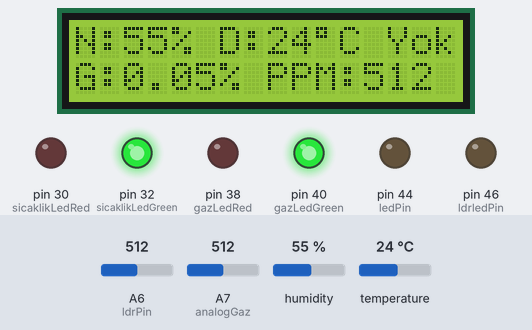
A sketch run on a simulated Arduino Mega 2560, built with avr-gcc and run on an emulated ATmega2560. Parts: 16×2 character LCD, output pins drawn as LEDs (lit = HIGH). The test bench sets the inputs (shaded band); at power-on: A6 (ldrPin) = 512, humidity 55 %, A7 (analogGaz) = 512, temperature 24 °C. The modem accepts every AT command (registered, SIM ready, sends succeed) and sends nothing else; what the sketch prints to the serial monitor is not drawn.

Above: at 13.2 s.
13.3 s: A6 (ldrPin) set to 312
14.8 s: A6 (ldrPin) set to 288
At 15.4 s:
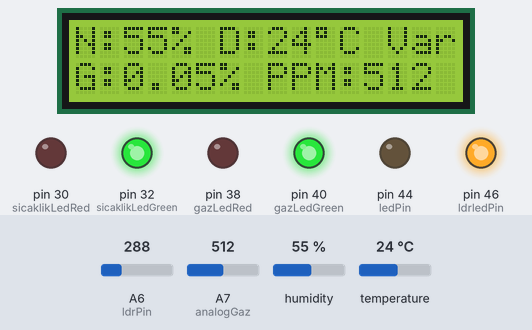
16.3 s: humidity set to 58 %
At 16.9 s:
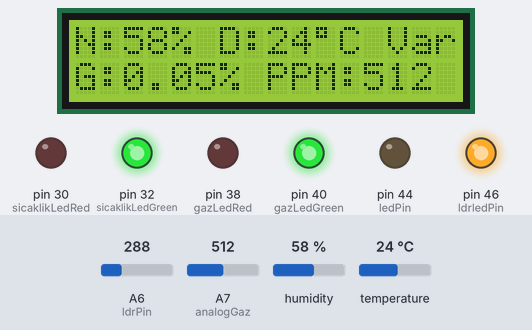
17.9 s: humidity set to 61 %
At 18.5 s:
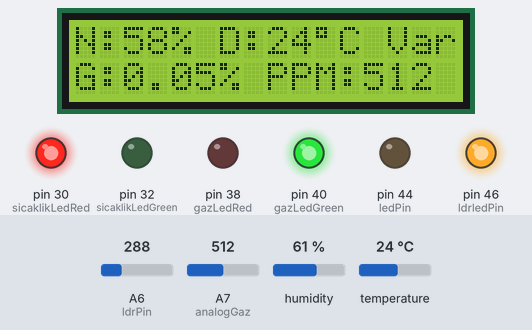
19.5 s: A7 (analogGaz) set to 543
At 21.8 s:
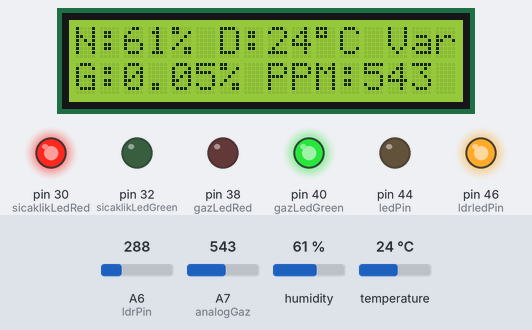
22.5 s: A7 (analogGaz) set to 558
At 25.3 s:
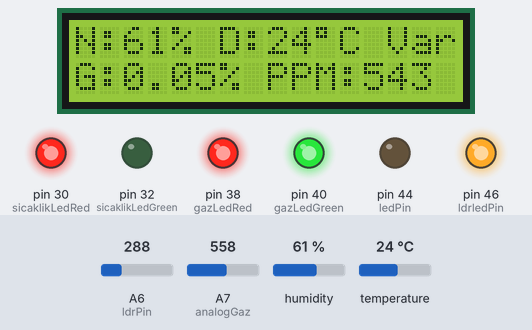
Timing chart, 0 to 29.9 s (numbered marks = the images above; inputs shaded):
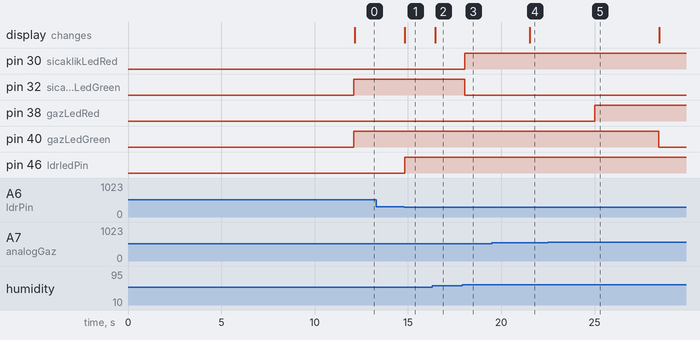

Measured:
- the behaviour switches between 301 and 300 on A6 (ldrPin) (found by bisection; images 0 and 1)
- the behaviour switches between 59 and 60 % on humidity (found by bisection; images 2 and 3)
- the behaviour switches between 549 and 550 on A7 (analogGaz) (found by bisection; images 4 and 5)
- after the input at 13.3 s, every drawn part: stays the same
- after the input at 14.8 s, pin 46 (ldrledPin): LOW → HIGH at once; the display: changes at once (image 1)
- after the input at 16.3 s, the display: changes after 0.17 s (image 2)
- after the input at 17.9 s, pin 30 (sicaklikLedRed): LOW → HIGH after 0.14 s; pin 32 (sicaklikLedGreen): HIGH → LOW after 0.14 s
- after the input at 19.5 s, the display: changes after 2.0 s (image 4)
- after the input at 22.5 s, pin 38 (gazLedRed): LOW → HIGH after 2.5 s; pin 40 (gazLedGreen): HIGH → LOW after 6.0 s

The sketch:

GZS-Proje.ino
```cpp
//ESP8266-01 Modülünün internete bağlanması için ve bildirimleri göndereceği serverin api bilgileri.
#define ag_ismi "alitopal"   //Bağlanılacak olan wifi adı
#define ag_sifresi "313211333"  //Wifi sifresi
#define SERVER "api.pushetta.com"  //Server apisi.
String API("a80d273cc285a88a994812f366eea77f8eeef950"); //Server'in api keyi
String CHANNEL("gercekzamanli");  //Kanal ismi


#include <LiquidCrystal.h>  //LCD ekran kütüphanesi
#include <dht11.h>   //DHT11 Sıcaklık ve Nem Sensörü Kütüphanesi
#define DHT11PIN 36 // DHT11PIN olarak Dijital 36"yi belirliyoruz.
dht11 DHT11; //DHT11 nesnesi

LiquidCrystal lcd(A0, A1, A2, A3, A4, A5);  //LCD Ekran pin girişleri.

//Sıcaklık Ledleri tanımlandı.
int sicaklikLedGreen = 32;
int sicaklikLedRed = 30;

//Gaz sensoru için sensor data portunun tanımlanması
int analogGaz = A7;  //Gaz sensörünün sağlıklı ölçümler yapabilmesi için analog olarak ölçüm yapması gerekir.
double okunanGaz = 0;
int gazLedGreen = 40;
int gazLedRed = 38;

//Pır sensör için tanımlamalar
int pirPin = 42;
int ledPin = 44;
int deger = 0;

//LDR sensör için tanımlamalar
int ldrPin = A6;
int ldrledPin = 46;
int deger2 = 0;


void setup()
{
  Serial.begin(9600); //Seri port ekranının aktif edilmesi.
  lcd.begin(16, 2);  //LCD ekranın aktif edilmesi.
  lcd.setCursor(0,0);
  lcd.print("Sensorler");
  lcd.setCursor(0,1);
  lcd.print("Calistiriliyor..");

  pinMode(sicaklikLedGreen, OUTPUT);
  pinMode(sicaklikLedRed, OUTPUT);

  pinMode(gazLedGreen, OUTPUT);
  pinMode(gazLedRed, OUTPUT);

  pinMode(ldrledPin, OUTPUT);
  pinMode(ldrPin, INPUT);

  pinMode(pirPin, INPUT);
  pinMode(ledPin, OUTPUT);

  //Kartımız Mega olduğu için 3 Rx 3 Tx pini vardır. ilk rx ve tx üzerinden sensörlere ilişkin veri aktarımı yapıldığı için
  //ESP8266-01 modülü ile Rx1 Tx1 üzerinden haberleşme sağlanacaktır. Bu yüzden Serial1 şeklinde ikinci bir seri monitor ekranı aktif edilmiştir.
  Serial1.begin(9600);
  Serial1.println("AT");  //Wifi modülü bağlanmaya hazır hale getiriliyor.
  delay(5000);  //Firmware güncellemesi yapılmadıysa 5 sn beklemek gerekir. Bizde yapıldığı için beklemeye gerek yok.

  if (Serial1.find("OK")) {       //esp modülü ile bağlantıyı kurabilmişsek modül "AT" komutuna "OK" komutu ile geri dönüş yapıyor.
    Serial1.println("AT+CWMODE=1"); //esp modülümüzün WiFi modunu STA şekline getiriyoruz. Bu mod ile modülümüz başka ağlara bağlanabilecek.
    delay(2000);
    String baglantiKomutu = String("AT+CWJAP=\"") + ag_ismi + "\",\"" + ag_sifresi + "\"";
    Serial1.println(baglantiKomutu);

    delay(5000);
  }

}

void loop()
{
  ldrSensor();

///////////////////////////////////////////////////////////////////////////////////////////////////////////////////////////////////////////////
////////////////////////////////////////////////////////////////SICAKLIK & NEM SENSÖRÜ/////////////////////////////////////////////////////////


  //Sensörün okunup okunmadığını konrol ediyoruz.
  // chk 0 ise sorunsuz okunuyor demektir. Sorun yaşarsanız
  // chk değerini serial monitörde yazdırıp kontrol edebilirsiniz.

  int chk = DHT11.read(DHT11PIN);

  //Eğer belirlenmiş olan sıcaklıkların üstüne çıkarsa ledi yakıyor, altında kalırsa led sönüyor.
  if ((float)DHT11.temperature >= 30 || (float)DHT11.humidity >= 60)
  {
    Serial.println("20");
    digitalWrite(sicaklikLedGreen, LOW);
    digitalWrite(sicaklikLedRed, HIGH);

ldrSensor();

    veriPushetta(CHANNEL, "SICAKLIK YUKSELDI !");  //Sıcaklığın ortalama üzerinde olduğunu gösteren bildirim.
  }
  else if ((float)DHT11.temperature < 30 || (float)DHT11.humidity < 60)
  {
    Serial.println("21");
    digitalWrite(sicaklikLedGreen, HIGH);
ldrSensor();
    digitalWrite(sicaklikLedRed, LOW);
  }

 ldrSensor();

////////////////////////////////////////////////////////////////////////////////////////////////////////////////////////////////////////////////////////////
//////////////////////////////////////////////////////////////////GAZ SENSÖRÜ///////////////////////////////////////////////////////////////////////////////

  okunanGaz = analogRead(analogGaz);  //Sensörden gaz değeri okunuyor.

  if (okunanGaz >= 550) //Okunan gaz değerinin tehlike arz ettiği değerden fazla olması
  {
    Serial.println("30");
    digitalWrite(gazLedRed, HIGH);

ldrSensor();

    veriPushetta(CHANNEL, "GAZ YOGUNLUGU YUKSELDI !");  //Herhangi bir gaz kaçağına ilişkin bildirim.

    digitalWrite(gazLedGreen, LOW);
  }
  else  //Gaz durumu normalse
  {
    Serial.println("31");
    digitalWrite(gazLedGreen, HIGH);
ldrSensor();
    digitalWrite(gazLedRed, LOW);
  }

 ldrSensor();


//////////////////////////////////////////////////////////////////////////////////////////////////////////////////////////////////////
///////////////////////////////////////////////////////////////LCD EKRAN//////////////////////////////////////////////////////////////

 //Sıcaklık ve Nem yazdırılıyor.
  lcd.setCursor(0,0);
  lcd.print("N:");
  lcd.setCursor(2,0);
  lcd.print((float)DHT11.humidity,0);
  lcd.setCursor(4,0);
  lcd.print("% ");
  lcd.setCursor(6,0);
  lcd.print("D:");
  lcd.setCursor(8,0);
  lcd.print((float)DHT11.temperature,0);
  lcd.setCursor(10,0);
  lcd.print((char)223); //Derece işaretini yapmak için.
  lcd.print("C ");

ldrSensor();

  //Gaz sensörü yazdırılıyor.
  lcd.setCursor(0,1);
  lcd.print("G:");
  lcd.setCursor(2,1);
  lcd.print(okunanGaz / 10000); //Gaz çözünürlüğü hesaplanıp ekrana basılıyor-ppm değer- 4 indis
  lcd.setCursor(6,1);
  lcd.print("% ");
  lcd.setCursor(8,1);
  lcd.print("PPM:");
  lcd.setCursor(12,1);
  lcd.print(okunanGaz,0); //3 indis
  lcd.print(" ");

}

void ldrSensor()
{
//////////////////////////////////////////////////////////////////////////////////////////////////////////////////////////////////////
///////////////////////////////////////////////////////////////LDR SENSOR/////////////////////////////////////////////////////////////

  deger2 = analogRead(ldrPin); //sensördeki değeri oku
  Serial.println(deger2);

  //300 den küçük olup plmadığını kontrol et
  if (deger2 <=300) {
    digitalWrite(ldrledPin, HIGH);    //ledi yak
    Serial.println("LDR karanlik, LED acik");
    lcd.setCursor(13,0);
    lcd.print("Var");
    }
  else {
   digitalWrite(ldrledPin, LOW);     //ledi söndür
   Serial.println("---------------");
   lcd.setCursor(13, 0);
   lcd.print("Yok");
  }


}

//Bilgilerin server'a gönderilmesi
void veriPushetta(String CHANNEL, String text) {

  //ldrSensor();

  Serial1.println(String("AT+CIPSTART=\"TCP\",\"") + SERVER + "\",80"); //server'a bağlanma

  delay(3000);
  String   deneme = ("POST /api/pushes/");
  deneme += (CHANNEL);
  deneme += ("/ HTTP/1.1");
  deneme += ("\r\n");
  deneme += ("Host: "); //Bağlanılan server
  deneme += (SERVER);
  deneme += ("\r\n");
  deneme += ("Authorization: Token "); //Server'dan alınan api key
  deneme += (API);
  deneme += ("\r\n");
  deneme += ("Content-Type: application/json"); //JSON basma
  deneme += ("\r\n");
  deneme += ("Content-Length: "); //uzunluk
  deneme += (text.length() + 46);
  deneme += ("\r\n\r\n");
  deneme += ("{ \"body\" : \"");
  deneme += (text);
  deneme += ("\", \"message_type\" : \"text/plain\" }"); //Gönderilen içerik.
  deneme += ("\r\n\r\n");

ldrSensor();

  Serial1.print("AT+CIPSEND=");  //›veriyi Gönder komutu
  delay(100);
  Serial1.println(deneme.length()); //›verinin sonuna kadar tamamını alma.
  // Sorun oluşmadıysa veriyi gönder.
  if (Serial1.find(">")) {
    Serial1.println(deneme);
ldrSensor();
    Serial1.println("AT+CIPCLOSE=0"); //Veriyi gönderdikten sonra server ile olan bağlantıyı kes.
    delay(100);

  }
  else {
ldrSensor();
    Serial1.println("AT+CIPCLOSE=0"); //Veriyi gonderemediyse de server ile olan baglanti kesilecektir.
  }

}
```
